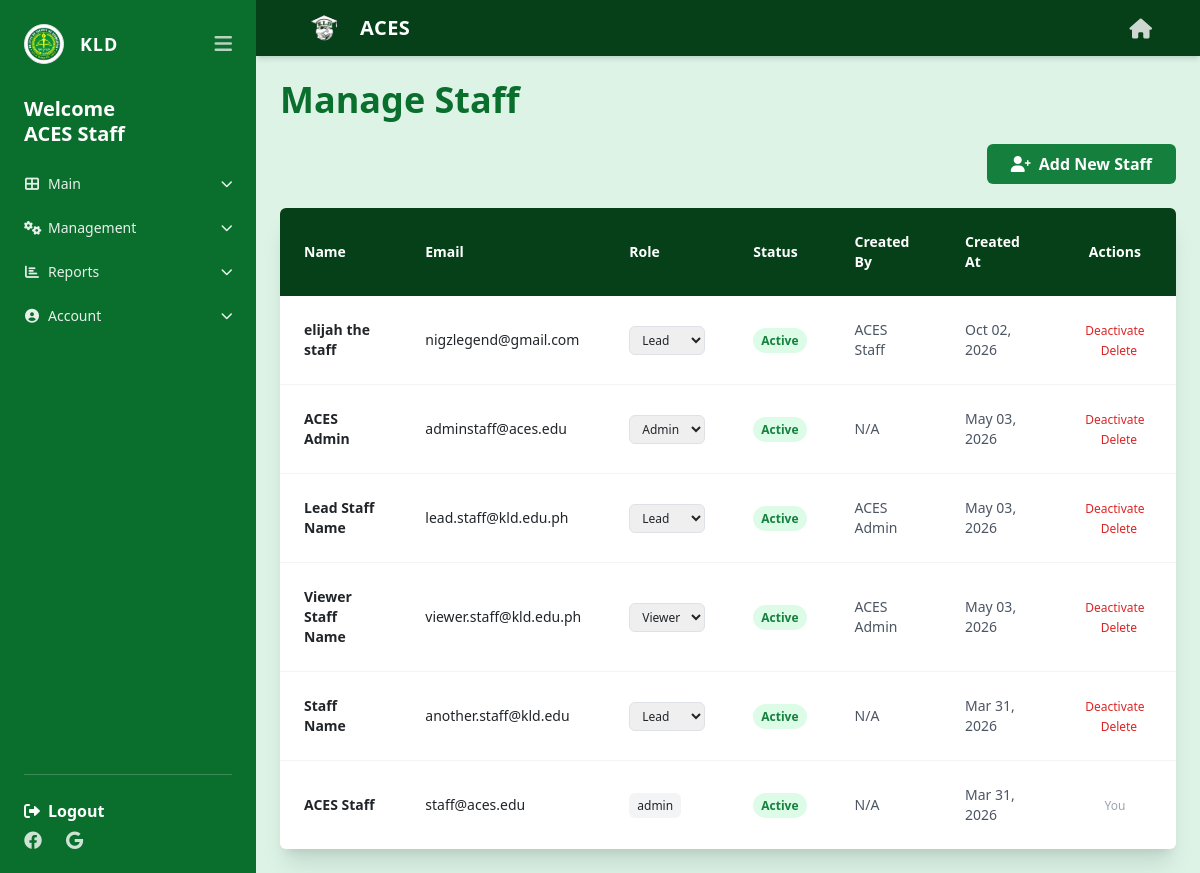
The page /staff/manage_staff.php (signed in) on the database its author committed.
### tables this page shows
CREATE TABLE `users` (
  `user_id` int(11) NOT NULL AUTO_INCREMENT,
  `email` varchar(100) NOT NULL,
  `password_hash` varchar(255) NOT NULL,
  `is_verified` tinyint(1) NOT NULL DEFAULT 0,
  `verification_token` varchar(64) DEFAULT NULL,
  `verification_expires` datetime DEFAULT NULL,
  `reset_token` varchar(64) DEFAULT NULL,
  `reset_expires` datetime DEFAULT NULL,
  `full_name` varchar(100) NOT NULL,
  `role` enum('student','staff') NOT NULL,
  `staff_role` enum('admin','lead','viewer') DEFAULT 'viewer',
  `is_active` tinyint(1) NOT NULL DEFAULT 1,
  `created_by` int(11) DEFAULT NULL,
  `created_at` datetime DEFAULT current_timestamp(),
  PRIMARY KEY (`user_id`),
  UNIQUE KEY `email` (`email`),
  KEY `idx_staff_role` (`staff_role`)
);

### includes/auth.php (called while the page is built, shortened)
<?php
function isViewer() {
    return isset($_SESSION['role']) && $_SESSION['role'] === 'staff' && isset($_SESSION['staff_role']) && $_SESSION['staff_role'] === 'viewer';
}
?>

### staff/manage_staff.php (the view, shortened to what this page needs)
<?php
require_once __DIR__ . '/../includes/auth.php';
$stmt = $pdo->query("
    SELECT u.user_id, u.email, u.full_name, u.staff_role, u.is_active, u.created_at,
           creator.full_name AS created_by_name
    FROM users u
    LEFT JOIN users creator ON u.created_by = creator.user_id
    WHERE u.role = 'staff'
    ORDER BY u.created_at DESC
");
$staff_members = $stmt->fetchAll(PDO::FETCH_ASSOC);
?>
<!DOCTYPE html>
<html lang="en">
<head>
    <link href="https://cdn.jsdelivr.net/npm/bootstrap@5.3.0/dist/css/bootstrap.min.css" rel="stylesheet">
    <script src="https://cdn.tailwindcss.com"></script>
    <link rel="stylesheet" href="https://cdnjs.cloudflare.com/ajax/libs/font-awesome/6.0.0/css/all.min.css">
</head>
<body class="bg-[#dcf3e6] font-sans h-screen flex flex-col md:flex-row">
<?php include '../includes/staff_sidebar.php'; ?>
<div class="flex-1 flex flex-col overflow-hidden">
    <?php include '../includes/header.php'; ?>
    <main class="flex-1 p-4 md:p-10 overflow-y-auto no-scrollbar">
        <h1 class="text-2xl md:text-4xl font-bold text-[#0a6e2d] mb-6">Manage Staff</h1>
        <div class="mb-4 text-right">
            <a href="../public/register_staff.php" class="bg-green-700 hover:bg-green-800 text-white font-bold py-2 px-4 rounded inline-flex items-center">
                <i class="fas fa-user-plus mr-2"></i> Add New Staff
            </a>
        </div>
        <div class="bg-white rounded shadow-xl overflow-hidden">
            <div class="overflow-x-auto">
                <table class="min-w-full text-left text-sm">
                    <thead class="bg-[#054018] text-white">
                        <tr>
                            <th class="py-4 px-4">Name</th>
                            <th class="py-4 px-4">Email</th>
                            <th class="py-4 px-4">Role</th>
                            <th class="py-4 px-4">Status</th>
                            <th class="py-4 px-4">Created By</th>
                            <th class="py-4 px-4">Created At</th>
                            <th class="py-4 px-4 text-center">Actions</th>
                        </tr>
                    </thead>
                    <tbody class="divide-y divide-gray-100">
                        <?php if (empty($staff_members)): ?>
                            <tr>
                                <td colspan="7" class="py-4 text-center text-gray-500">No staff members found.</td>
                            </tr>
                        <?php else: ?>
                            <?php foreach ($staff_members as $staff): ?>
                                <tr class="hover:bg-gray-50 transition">
                                    <td class="py-4 px-4 font-semibold"><?= htmlspecialchars($staff['full_name']) ?></td>
                                    <td class="py-4 px-4"><?= htmlspecialchars($staff['email']) ?></td>
                                    <td class="py-4 px-4">
                                        <?php if ($staff['user_id'] == $_SESSION['user_id']): ?>
                                            <span class="text-xs font-medium bg-gray-100 px-2 py-1 rounded"><?= htmlspecialchars($staff['staff_role']) ?></span>
                                        <?php else: ?>
                                            <form method="POST" action="edit_staff.php" class="flex items-center gap-2">
                                                <select name="staff_role" class="text-xs border rounded px-2 py-1" onchange="this.form.submit()">
                                                    <option value="admin" <?= $staff['staff_role'] === 'admin' ? 'selected' : '' ?>>Admin</option>
                                                    <option value="lead" <?= $staff['staff_role'] === 'lead' ? 'selected' : '' ?>>Lead</option>
                                                    <option value="viewer" <?= $staff['staff_role'] === 'viewer' ? 'selected' : '' ?>>Viewer</option>
                                                </select>
                                            </form>
                                        <?php endif; ?>
                                    </td>
                                    <td class="py-4 px-4">
                                        <span class="px-2 py-1 rounded-full text-xs font-semibold <?= $staff['is_active'] ? 'bg-green-100 text-green-700' : 'bg-red-100 text-red-700' ?>">
                                            <?= $staff['is_active'] ? 'Active' : 'Inactive' ?>
                                        </span>
                                    </td>
                                    <td class="py-4 px-4 text-sm text-gray-600"><?= htmlspecialchars($staff['created_by_name'] ?? 'N/A') ?></td>
                                    <td class="py-4 px-4 text-sm text-gray-600"><?= date('M d, Y', strtotime($staff['created_at'])) ?></td>
                                    <td class="py-4 px-4 text-center">
                                        <?php if ($staff['user_id'] != $_SESSION['user_id']): ?>
                                            <form method="POST" action="edit_staff.php" class="inline">
                                                <button type="submit" class="text-xs <?= $staff['is_active'] ? 'text-red-600 hover:text-red-800' : 'text-green-600 hover:text-green-800' ?> font-medium">
                                                    <?= $staff['is_active'] ? 'Deactivate' : 'Reactivate' ?>
                                                </button>
                                            </form>
                                            <form method="POST" action="edit_staff.php" class="inline ml-2" onsubmit="return confirm('Permanently delete this staff account?');">
                                                <button type="submit" class="text-xs text-red-600 hover:text-red-800 font-medium">Delete</button>
                                            </form>
                                        <?php else: ?>
                                            <span class="text-xs text-gray-400">You</span>
                                        <?php endif; ?>
                                    </td>
                                </tr>
                            <?php endforeach; ?>
                        <?php endif; ?>
                    </tbody>
                </table>
            </div>
        </div>
    </main>
</div>
</body>
</html>

### includes/staff_sidebar.php (shortened to what this page needs)
<?php
if (!isset($staff_name)) {
    $stmt = $pdo->prepare("SELECT full_name FROM users WHERE user_id = ?");
    $stmt->execute([$_SESSION['user_id']]);
    $sidebar_user = $stmt->fetch();
    $staff_name = $sidebar_user['full_name'];
}
?>
<aside id="staffSidebar" class="hidden md:flex w-64 bg-[#0a6e2d] text-white flex-col justify-between p-4 shrink-0 h-full transition-all duration-300 overflow-hidden">
    <div>
        <div class="flex items-center justify-between mb-8">
            <div class="flex items-center gap-3" id="sidebarBrand">
                <img src="../assets/images/kld_logo.png" class="w-10 h-10 rounded-full border border-white/20 bg-white p-0.5 object-contain" alt="KLD">
                <span class="font-bold tracking-wider text-lg sidebar-text">KLD</span>
            </div>
            <button id="sidebarToggleBtn" class="text-white/70 hover:text-white text-xl focus:outline-none">
                <i class="fas fa-bars"></i>
            </button>
        </div>
        <div class="mb-6 sidebar-text">
            <h2 class="text-xl font-bold leading-tight">Welcome<br><?= htmlspecialchars($staff_name) ?></h2>
        </div>
        <nav class="space-y-4 text-sm opacity-90">
            <div class="sidebar-group">
                <button class="group-header flex items-center justify-between w-full text-left hover:text-green-200 py-1">
                    <span><i class="fas fa-th-large mr-2 w-4 text-center"></i><span class="sidebar-text">Main</span></span>
                    <i class="fas fa-chevron-down text-xs transition-transform duration-200 sidebar-text"></i>
                </button>
            </div>
            <?php if (!isViewer()): ?>
            <div class="sidebar-group">
                <button class="group-header flex items-center justify-between w-full text-left hover:text-green-200 py-1">
                    <span><i class="fas fa-cogs mr-2 w-4 text-center"></i><span class="sidebar-text">Management</span></span>
                    <i class="fas fa-chevron-down text-xs transition-transform duration-200 sidebar-text"></i>
                </button>
            </div>
            <?php endif; ?>
            <div class="sidebar-group">
                <button class="group-header flex items-center justify-between w-full text-left hover:text-green-200 py-1">
                    <span><i class="fas fa-chart-bar mr-2 w-4 text-center"></i><span class="sidebar-text">Reports</span></span>
                    <i class="fas fa-chevron-down text-xs transition-transform duration-200 sidebar-text"></i>
                </button>
            </div>
            <div class="sidebar-group">
                <button class="group-header flex items-center justify-between w-full text-left hover:text-green-200 py-1">
                    <span><i class="fas fa-user-circle mr-2 w-4 text-center"></i><span class="sidebar-text">Account</span></span>
                    <i class="fas fa-chevron-down text-xs transition-transform duration-200 sidebar-text"></i>
                </button>
            </div>
        </nav>
    </div>
    <div class="mt-auto pt-4 border-t border-white/20">
        <a href="../logout.php" class="block font-bold hover:text-red-300 sidebar-text mb-2">
            <i class="fas fa-sign-out-alt mr-2 w-4 text-center"></i><span class="sidebar-text">Logout</span>
        </a>
        <div class="flex gap-4 text-lg opacity-80 sidebar-text">
            <i class="fa-brands fa-facebook cursor-pointer"></i>
            <i class="fa-brands fa-google cursor-pointer"></i>
        </div>
    </div>
</aside>

### rows shown on the page
users: full_name "ACES Staff", email "staff@aces.edu", staff_role "admin", is_active "Active", created_by_name "N/A", created_at "Mar 31, 2026", shows "You"
users: full_name "elijah the staff", email "nigzlegend@gmail.com", staff_role "Lead", is_active "Active", users.full_name "ACES Staff", created_at "Oct 02, 2026"
users: full_name "ACES Admin", email "adminstaff@aces.edu", staff_role "Admin", is_active "Active", created_by_name "N/A", created_at "May 03, 2026"
users: full_name "Lead Staff Name", email "lead.staff@kld.edu.ph", staff_role "Lead", is_active "Active", users.full_name "ACES Admin", created_at "May 03, 2026"
users: full_name "Viewer Staff Name", email "viewer.staff@kld.edu.ph", staff_role "Viewer", is_active "Active", users.full_name "ACES Admin", created_at "May 03, 2026"
users: full_name "Staff Name", email "another.staff@kld.edu", staff_role "Lead", is_active "Active", created_by_name "N/A", created_at "Mar 31, 2026"
